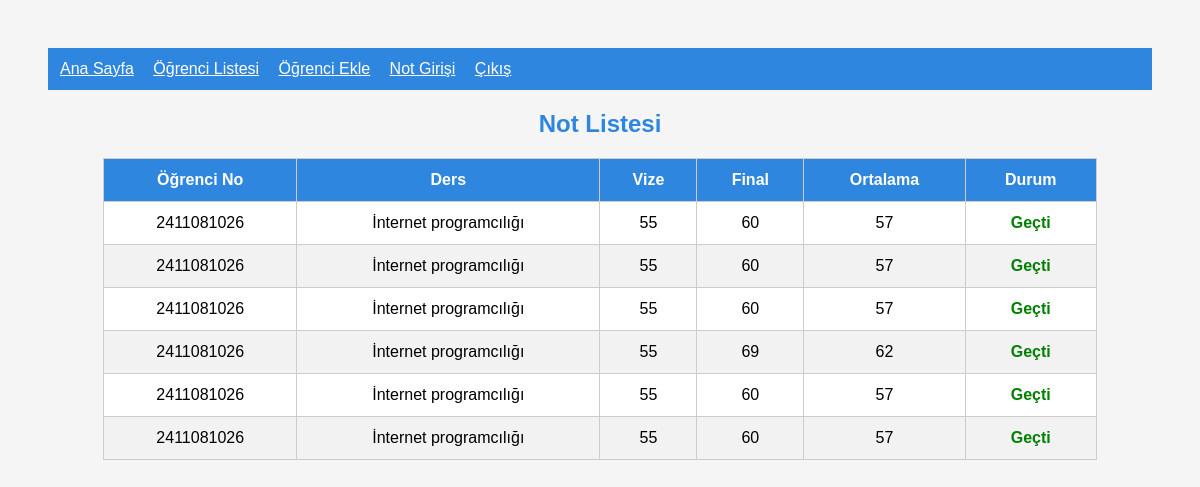
The app's page /not_listesi with its own data.
### app.py (models this page shows)
class Not(db.Model):
    id = db.Column(db.Integer, primary_key=True)
    ogrenci_no = db.Column(db.String(20), nullable=False)
    ders = db.Column(db.String(100), nullable=False)
    vize = db.Column(db.Integer, nullable=False)
    final = db.Column(db.Integer, nullable=False)

### app.py (the view)
@app.route("/not_listesi")
def not_listesi():
    notlar = Not.query.all()
    return render_template("not_listesi.html", notlar=notlar)

### templates/not_listesi.html (shortened to what this page needs)
<!DOCTYPE html>
<html lang="tr">
<head>
</head>
<body>
    <nav style="background-color:#2e86de; padding:12px;">
    <a href="/dashboard" style="color:white; margin-right:15px;">Ana Sayfa</a>
    <a href="/ogrenci_listesi" style="color:white; margin-right:15px;">Öğrenci Listesi</a>
    <a href="/ogrenci_ekle" style="color:white; margin-right:15px;">Öğrenci Ekle</a>
    <a href="/not_girisi" style="color:white; margin-right:15px;">Not Girişi</a>
    <a href="/logout" style="color:white;">Çıkış</a>
    </nav>
<h2>Not Listesi</h2>
<table>
    <thead>
        <tr>
            <th>Öğrenci No</th>
            <th>Ders</th>
            <th>Vize</th>
            <th>Final</th>
            <th>Ortalama</th>
            <th>Durum</th>
        </tr>
    </thead>
    <tbody>
        {% for kayit in notlar %}
        {% set ortalama = (kayit.vize + kayit.final) // 2 %}
        <tr>
            <td>{{ kayit.ogrenci_no }}</td>
            <td>{{ kayit.ders }}</td>
            <td>{{ kayit.vize }}</td>
            <td>{{ kayit.final }}</td>
            <td>{{ ortalama }}</td>
            <td class="{{ 'geçti' if ortalama >= 50 else 'kaldı' }}">
                {{ 'Geçti' if ortalama >= 50 else 'Kaldı' }}
            </td>
        </tr>
        {% endfor %}
    </tbody>
</table>
</body>
</html>

### templates/not_listesi.html (style rules this page uses)
body { font-family: Arial, sans-serif; background-color: #f5f5f5; padding: 40px; }
h2 { text-align: center; color: #2e86de; }
table { width: 90%; margin: auto; border-collapse: collapse; background-color: white; }
th, td { border: 1px solid #ccc; padding: 12px; text-align: center; }
th { background-color: #2e86de; color: white; }
tr:nth-child(even) { background-color: #f2f2f2; }
.geçti { color: green; font-weight: bold; }

### records on screen
Not: ogrenci_no "2411081026", ders "İnternet programcılığı", vize "55", final "60", ortalama "57", value "Geçti"
Not: ogrenci_no "2411081026", ders "İnternet programcılığı", vize "55", final "60", ortalama "57", value "Geçti"
Not: ogrenci_no "2411081026", ders "İnternet programcılığı", vize "55", final "60", ortalama "57", value "Geçti"
Not: ogrenci_no "2411081026", ders "İnternet programcılığı", vize "55", final "69", ortalama "62", value "Geçti"
Not: ogrenci_no "2411081026", ders "İnternet programcılığı", vize "55", final "60", ortalama "57", value "Geçti"
Not: ogrenci_no "2411081026", ders "İnternet programcılığı", vize "55", final "60", ortalama "57", value "Geçti"
